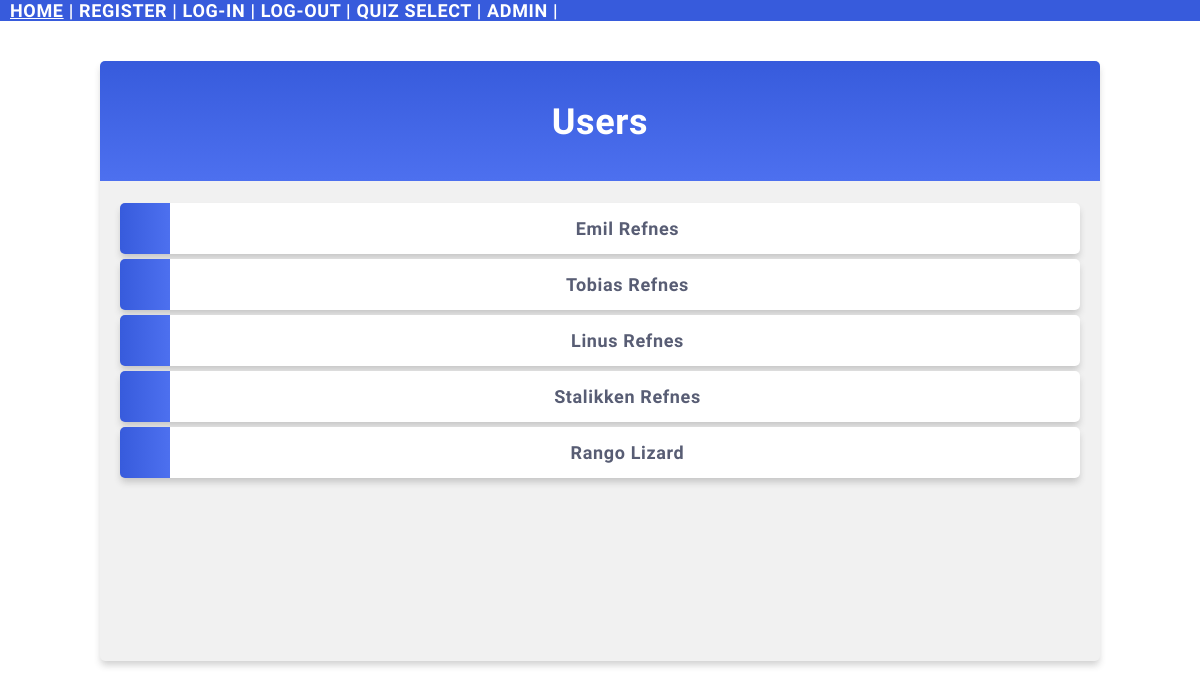
The app's page /allUsers/ with its own data.
### userProfiles/models.py (models this page shows)
class Users(models.Model):
    firstname = models.CharField(max_length=255)
    lastname = models.CharField(max_length=255)
    phone = models.IntegerField(null=True)
    joined_date = models.DateField(null=True)

### userProfiles/views.py (the view)
# urls.py: path('allUsers/', views.view1, name='firstScreen'),
def view1(request):
    myusers = Users.objects.all().values()
    template = loader.get_template('userProfiles/all_users.html')
    context = {
        'myusers': myusers,
        }
    return HttpResponse(template.render(context, request))

### templates/userProfiles/all_users.html (shortened to what this page needs)
{% extends "master.html" %}
{% block content %}
<div class="mycard">
    <h1>Users</h1>
    <ul>
        {% for x in myusers %}
        <li onclick="window.location = 'details/{{ x.id }}'">{{ x.firstname }} {{ x.lastname }}</li>
        {% endfor %}
    </ul>
</div>
{% endblock %}

### mystaticfiles/myglobal.css (style rules this page uses)
body { height: 100vh; margin: 0; font: 600 18px 'Source Sans Pro', sans-serif; letter-spacing: 0.64px; color: #585d74; }
.mycard { background-color: #f1f1f1; background-image: linear-gradient(to bottom, #375BDC, #4D70EF); background-size: 100% 120px; background-repeat: no-repeat; margin: 40px auto; height: 70%; width: 80%; border-radius: 5px; box-shadow: 0 5px 7px -1px rgba(51, 51, 51, 0.23); padding: 20px; }
.mycard h1 { text-align: center; color: #ffffff; margin: 20px 0 60px 0; }
.mycard ul { list-style-type: none; padding: 0; margin: 0; }
.mycard li { background-color: #ffffff; background-image: linear-gradient(to right, #375BDC, #4D70EF); background-size: 50px 60px; background-repeat: no-repeat; cursor: pointer; transition: transform .25s; border-radius: 5px; box-shadow: 0 5px 7px -1px rgba(51, 51, 51, 0.23); padding: 15px; padding-left: 70px; margin-top: 5px; text-align: center; }

### records on screen
Users: firstname "Emil", lastname "Refnes"
Users: firstname "Tobias", lastname "Refnes"
Users: firstname "Linus", lastname "Refnes"
Users: firstname "Stalikken", lastname "Refnes"
Users: firstname "Rango", lastname "Lizard"
